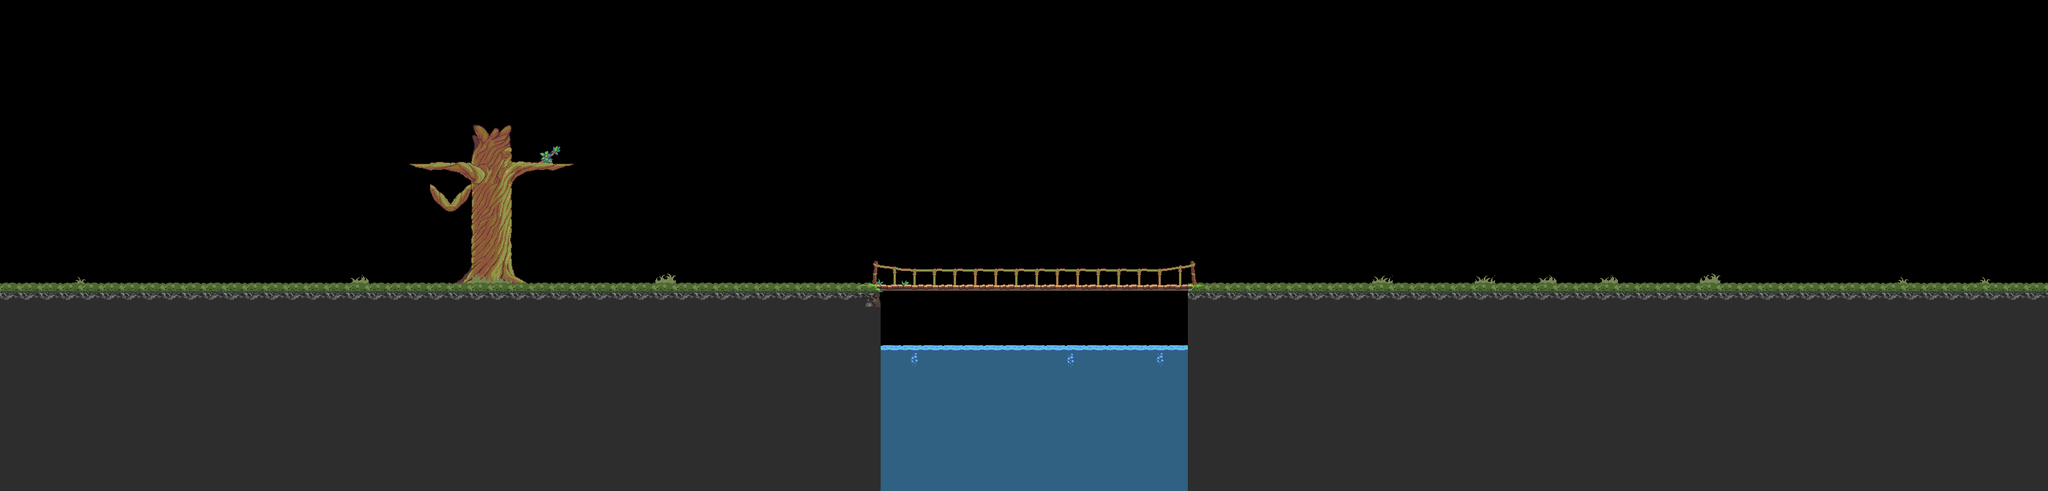

This game map was drawn from its Tiled (.tmx) file and the tilesets committed beside it. A one-line description and the trimmed map source follow:
An orthogonal 100x24 tile map with 32x32 px tiles, 3 tile layers (grass shit, ground shit, etc shit), 2 tilesets.

<map version="1.0" orientation="orthogonal" renderorder="right-down" width="100" height="24" tilewidth="32" tileheight="32" nextobjectid="1">
 <tileset firstgid="1" name="Jungle_terrain" tilewidth="32" tileheight="32" tilecount="420" columns="28">
  <image source="Jungle_terrain.png" width="896" height="480" />
 </tileset>
 <tileset firstgid="421" name="Jungle_terrain" tilewidth="32" tileheight="32" tilecount="420" columns="28">
  <image source="Jungle_terrain.png" width="896" height="480" />
 </tileset>
 <layer name="grass shit" width="100" height="24">
  <data>[2400 cells, 632 non-empty, 51 distinct tile ids]</data>
 </layer>
 <layer name="ground shit" width="100" height="24">
  <data>[2400 cells, 513 non-empty, 25 distinct tile ids]</data>
 </layer>
 <layer name="etc shit" width="100" height="24">
  <data>[2400 cells, 79 non-empty, 5 distinct tile ids]</data>
 </layer>
</map>
